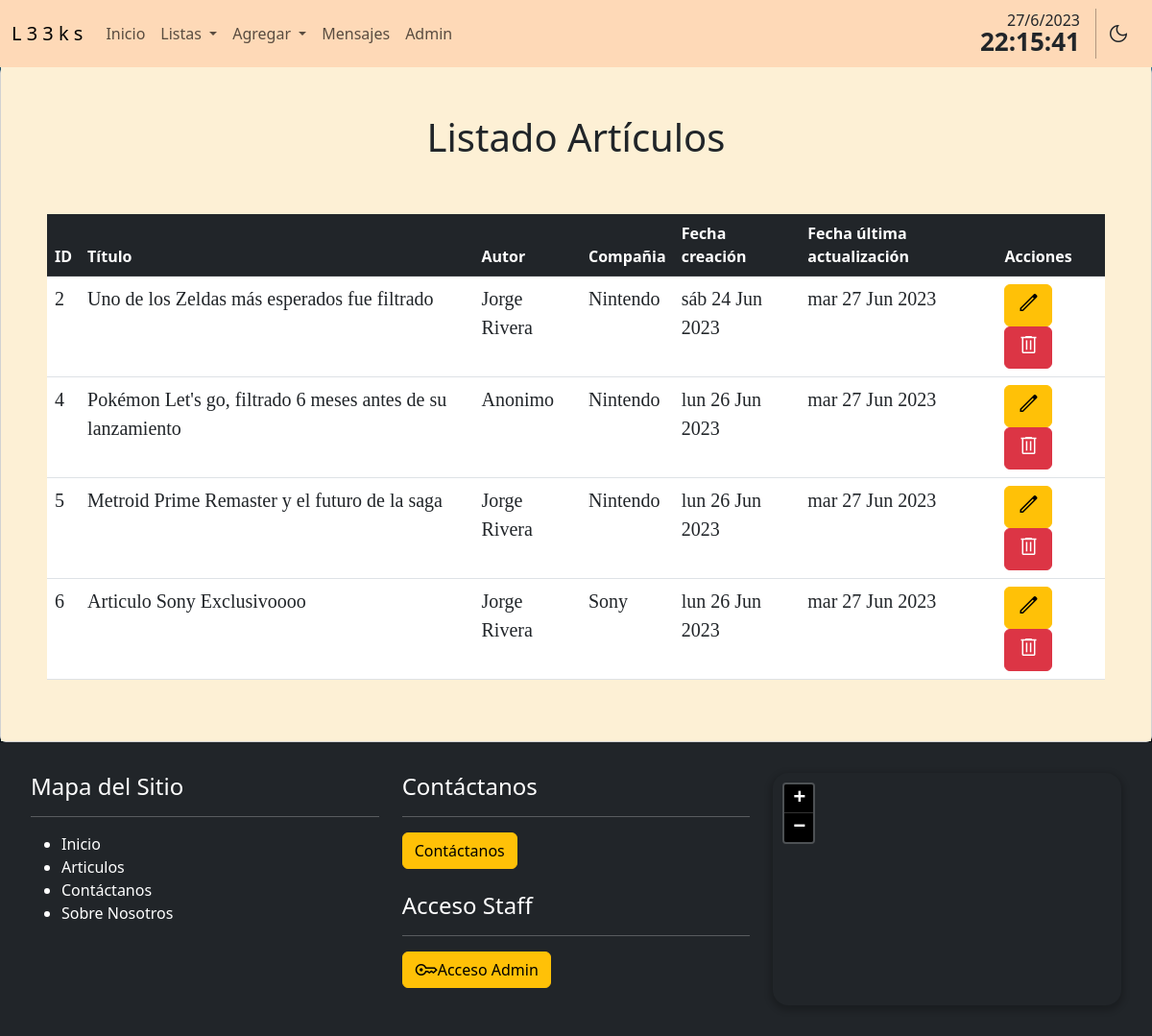
The app's page /crud/articulos/ with its own data.
### crud/models.py (models this page shows, shortened)
class Articulo(models.Model):
    titulo = models.CharField(max_length=255)
    autor = models.CharField(max_length=255,default='Anonimo')
    html_body = models.CharField(max_length=4096)
    headerImage = models.ImageField(verbose_name='ImagenHeader',upload_to='articles',null=True,blank=True)
    articleImage = models.ImageField(verbose_name='ImagenArticulo',upload_to='articles',null=True,blank=True)
    id_compania = models.ForeignKey(Compania, on_delete=models.CASCADE)
    creacion = models.DateTimeField(verbose_name='Fecha Registro', auto_now_add=True)
    actualizacion = models.DateTimeField(verbose_name='Fecha Actualización', auto_now=True)

class Compania(models.Model):
    nombre = models.CharField(max_length=64)
    creacion = models.DateTimeField(verbose_name='Fecha Registro', auto_now_add=True)
    def __str__(self):
        return str(self.nombre)

### crud/views.py (the view)
# urls.py: path('articulos/', listado_articulos, name="lista-articulos"),
def listado_articulos(request):
    context = {'articulos':Articulo.objects.all()}
    return render(request,'crud/articulos.html',context)

### crud/templates/crud/articulos.html (shortened to what this page needs)
{% extends 'crud/base.html' %}
{% load static %}
{% block first_content %}
<section>
<div class="container principal ">
    <div class="card px-5 ">
        <div class="card-body fondo p-5">
    <h1 class="p-5 text-center">Listado Artículos</h1>
        <div class="table-responsive">
            <table class="table table-hover">
                <thead class="table-dark">
                    <tr>
                        <th>ID</th>
                        <th>Título</th>
                        <th>Autor</th>
                        <th>Compañia</th>
                        <th>Fecha creación</th>
                        <th>Fecha última actualización</th>
                        <th>Acciones</th>
                    </tr>
                </thead>
                <tbody>
                    {% for a in articulos %}
                    <tr>
                        <td class="articulo-index texto-fila ">{{a.id}}</td>
                        <td class="articulo-index texto-fila">{{a.titulo}}</td>
                        <td class="articulo-index texto-fila">
                            {{a.autor }}
                        </td>
                        <td class="articulo-index texto-fila">
                            {{a.id_compania}}
                        </td>
                        <td class="articulo-index texto-fila">{{a.creacion|date:"D d M Y"}}</td>
                        <td class="articulo-index texto-fila">{{a.actualizacion|date:"D d M Y"}}</td>
                        <td>
                            <a class="btn btn-warning" href="{% url 'editar-articulo' idArticulo=a.id %}">
                                <span class="material-symbols-outlined">
                                </span>
                            </a>
                            <a class="btn btn-danger modal-borrar" data-bs-toggle="modal" data-bs-target="#staticBackdrop" data-href="{% url 'eliminar-articulo' idArticulo=a.id %}">
                                <span class="material-symbols-outlined">
                                </span>
                            </a>
                        </td>
                    </tr>
                    {% endfor %}
                </tbody>
            </table>
        </div>
    </div>
    </div>
</div>
</section>
{% endblock %}

### crud/static/crud/css/custom.css (style rules this page uses)
body { background: url('../img/new-york-city-night-background.jpg') no-repeat center center fixed; -webkit-background-size: cover; -moz-background-size: cover; background-size: cover; -o-background-size: cover; }
.material-symbols-outlined { font-variation-settings: 'FILL' 0, 'wght' 400, 'GRAD' 0, 'opsz' 48 }
.articulo-index { font-size: 20px; font-family: 'Times New Roman', Times, serif; }
.fondo { background-color: #fdf0d5; width: calc(100% + 6rem); margin-left: -3rem; margin-top: -3rem; }
.principal { max-width: initial !important; margin: 0 !important; padding: 0 !important; }

### records on screen
Articulo: id "2", titulo "Uno de los Zeldas más esperados fue filtrado", autor "Jorge Rivera", id_compania "Nintendo", creacion "sáb 24 Jun 2023", actualizacion "mar 27 Jun 2023"
Articulo: id "4", titulo "Pokémon Let's go, filtrado 6 meses antes de su lanzamiento", autor "Anonimo", id_compania "Nintendo", creacion "lun 26 Jun 2023", actualizacion "mar 27 Jun 2023"
Articulo: id "5", titulo "Metroid Prime Remaster y el futuro de la saga", autor "Jorge Rivera", id_compania "Nintendo", creacion "lun 26 Jun 2023", actualizacion "mar 27 Jun 2023"
Articulo: id "6", titulo "Articulo Sony Exclusivoooo", autor "Jorge Rivera", id_compania "Sony", creacion "lun 26 Jun 2023", actualizacion "mar 27 Jun 2023"
